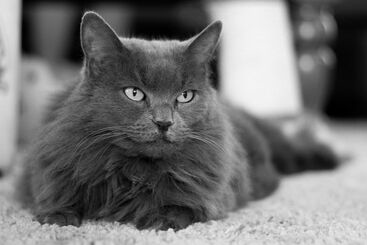
#> input picture DSP/praktikumid/andmed/images/cat.png, 367 x 245 px
$ python p09_create_goal_images.py
#> lines starting #> are read from the running program, lines starting #| are printed output that depends on the picture; after the words box and inside, x2 and y2 are one past the last pixel; in counts of white or black regions, pixels touching at a corner belong together
#!/usr/bin/env python3
# -*- coding: utf-8 -*-

import os
import numpy as np
import cv2
import sys


def custom_str_to_nr_func(string):
    # Funktsioon teksti konverteerimiseks unikaalseks 32-bitiseks täisarvuks.
    # Väärtus on kindlalt unikaalne vaid lühemate tekstide puhul
#> called with string = 'DSP'
    prime_numbers = np.array(
        [2, 3, 5, 7, 11, 13, 17, 19, 23, 29, 31, 37, 41, 43, 47, 53, 59, 61, 67, 71, 73, 79, 83, 89, 97, 101, 103, 107,
         109, 113, 127, 131, 137, 139, 149, 151, 157, 163, 167, 173, 179, 181, 191, 193, 197, 199, 211, 223, 227, 229,
         233, 239, 241, 251, 257, 263, 269, 271, 277, 281, 283, 293, 307, 311, 313, 317, 331, 337, 347, 349, 353, 359,
         367, 373, 379, 383, 389, 397, 401, 409, 419, 421, 431, 433, 439, 443, 449, 457, 461, 463, 467, 479, 487, 491,
         499, 503, 509, 521, 523, 541, 547, 557, 563, 569, 571, 577, 587, 593, 599, 601, 607, 613, 617, 619, 631, 641,
         643, 647, 653, 659, 661, 673, 677, 683, 691, 701, 709, 719, 727, 733, 739, 743, 751, 757, 761, 769, 773, 787,
         797, 809, 811, 821, 823, 827, 829, 839, 853, 857, 859, 863, 877, 881, 883, 887, 907, 911, 919, 929, 937, 941,
         947, 953, 967, 971, 977, 983, 991, 997, 1009, 1013, 1019, 1021, 1031, 1033, 1039, 1049, 1051, 1061, 1063, 1069,
         1087, 1091, 1093, 1097, 1103, 1109, 1117, 1123, 1129, 1151, 1153, 1163, 1171, 1181, 1187, 1193, 1201, 1213,
         1217, 1223, 1229, 1231, 1237, 1249, 1259, 1277, 1279, 1283, 1289, 1291, 1297, 1301, 1303, 1307, 1319, 1321])
    result_int = 0
    for letter_index, letter in enumerate(string):
        result_int += ord(letter) * prime_numbers[letter_index % prime_numbers.shape[0]]

    return result_int % (2**32)


def create_angled_component(shape, freq, angle):
    # Matemaatilis-geomeetriline maagia:
    def value_calculator(row_index, col_index):
        elem_dist = col_index * np.sin(np.deg2rad(angle)) +\
                    row_index * np.cos(np.deg2rad(angle))
        value = ((np.cos(elem_dist * 2 * np.pi / freq) + 1) / 2) * 255
        return value.astype(np.uint8)
    return np.fromfunction(value_calculator, shape, dtype=np.int16)


def create_square_component(shape, freq):
    def value_calculator(row_index, _):
        return np.where(row_index % freq < freq / 2, 255, 0).astype(np.uint8)
    return np.fromfunction(value_calculator, shape, dtype=np.int16)


def main():
    # Annab repositooriumi kaustanime, seda sõltumata sellest, kas koodi jooksutatakse juurkausta või
    #   praktikumikausta suhtes.
    # Tingimus on, et koodifail peab asuma õigel tasemel repositooriumi kaustas.
    # Windowsi operatsioonisüsteemis võib esineda probleeme, kui kaustanimes esinevad täpitähed
    abi_dir_path = os.path.dirname(__file__)  # xxx\repo_nimi\praktikumid\abi
    labs_dir_path = os.path.split(abi_dir_path)[0]  # xxx\repo_nimi\praktikumid
    repo_dir_path = os.path.split(labs_dir_path)[0]  # xxx\repo_nimi
    repo_dir_name = os.path.split(repo_dir_path)[1]  # repo_nimi
    image_dir_path = os.path.join(abi_dir_path, "../andmed/images") # xxx\repo_nimi\praktikumid\andmed\images

    # Algväärtustame numpy juhuslike numbrite generaatori nii,
    #   et samas kaustas tuleksid alati samasugused juhuslikud arvud
    np.random.seed(custom_str_to_nr_func(repo_dir_name))

    print("Alustan failide genereerimist...")

    # Kõigi loodavate piltide ühine suurus
    picture_size = (500, 500)

    # Loome mustvalge pildi, mis sisaldab ühte sageduskomponenti.
    comp_freq = np.random.randint(30, 200)
    comp_direction = np.random.randint(0, 2)
    comp1D = (np.cos(np.arange(picture_size[0]) * 2 * np.pi / comp_freq) + 1) / 2
    comp1D = (comp1D * 255).astype(np.uint8)
    bw_90deg = np.tile(comp1D, (picture_size[1], 1))
    if comp_direction:
        bw_90deg = np.transpose(bw_90deg)


    # Loome värvilise pildi, millel on üks komponent suvalisel kanalil ja suvalise 90-kordse faasinihkega.
    comp_freq = np.random.randint(30, 200)
    comp_direction = not comp_direction
    freq_shift = np.random.randint(1, 4) * np.pi / 2  # 90, 180 või 270 kraadi
    comp1D = (np.cos(np.arange(picture_size[0]) * 2 * np.pi / comp_freq + freq_shift) + 1) / 2
    comp1D = (comp1D * 255).astype(np.uint8)
    ch_90deg = np.tile(comp1D, (picture_size[1], 1))
    if comp_direction:
        ch_90deg = np.transpose(ch_90deg)
    channel = np.random.randint(0, 3)
    if channel == 0:
        color_90deg = np.dstack((ch_90deg, np.zeros(picture_size, dtype=np.uint8), np.zeros(picture_size, dtype=np.uint8)))
    elif channel == 1:
        color_90deg = np.dstack((np.zeros(picture_size, dtype=np.uint8), ch_90deg, np.zeros(picture_size, dtype=np.uint8)))
    else:
        color_90deg = np.dstack((np.zeros(picture_size, dtype=np.uint8), np.zeros(picture_size, dtype=np.uint8), ch_90deg))

    # Loome värvilise pildi, kus igal kanalil on midagi ja erinevate nurkade all.
    comp_freq1 = np.random.randint(30, 200)
    comp_freq2 = np.random.randint(30, 200)
    comp_freq3 = np.random.randint(30, 200)
    comp3_angle = np.random.randint(3, 16) * 5  # Juhuslik nurk vahemikust 15 kuni 75 kraadi, mis on 5 kordne
    comp1D1 = (np.cos(np.arange(picture_size[0]) * 2 * np.pi / comp_freq1) + 1) / 2
    comp1D1 = (comp1D1 * 255).astype(np.uint8)
    comp1 = np.tile(comp1D1, (picture_size[1], 1))
    comp1D2 = (np.cos(np.arange(picture_size[0]) * 2 * np.pi / comp_freq2 + freq_shift) + 1) / 2
    comp1D2 = (comp1D2 * 255).astype(np.uint8)
    comp2 = np.tile(comp1D2, (picture_size[1], 1))
    comp2 = np.transpose(comp2)
    comp3 = create_angled_component(picture_size, comp_freq3, comp3_angle)
    color_order = np.arange(0, 3)
    np.random.shuffle(color_order)
    color_array = np.array((comp1, comp2, comp3))
    color_3comps = np.dstack((color_array[color_order[0]], color_array[color_order[1]], color_array[color_order[2]]))

    # Ruutsignaali pildi loomine
    square_freq = np.random.randint(30, 200)
    bw_90deg_sq = create_square_component(picture_size, square_freq)
    comp_direction = np.random.randint(0, 2)
    if comp_direction:
        bw_90deg_sq = np.transpose(bw_90deg_sq)

    # Teine osa, müraste kassipiltide loomine.

    # Mustvalge kassipilt selle koodiga samast kaustast
    if not os.path.isfile(os.path.join(image_dir_path, "cat.png")):
        print("Piltide kaustas ei ole vajalikku faili kassipildiga. Pilte ei genereeritud")
        sys.exit()

    # Salvestame kõik loodud pildid failidesse.
    cv2.imwrite(os.path.join(image_dir_path, "p09_yl_1_goal.png"), bw_90deg)
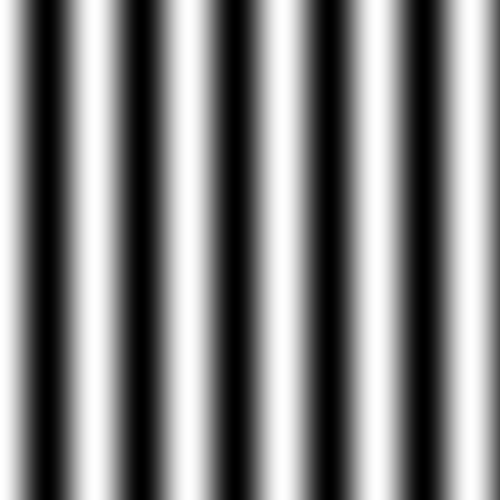
#> saved as p09_yl_1_goal.png: shape (500, 500); min 0, max 255, mean 130.7
    cv2.imwrite(os.path.join(image_dir_path, "p09_yl_2.1_goal.png"), color_90deg)
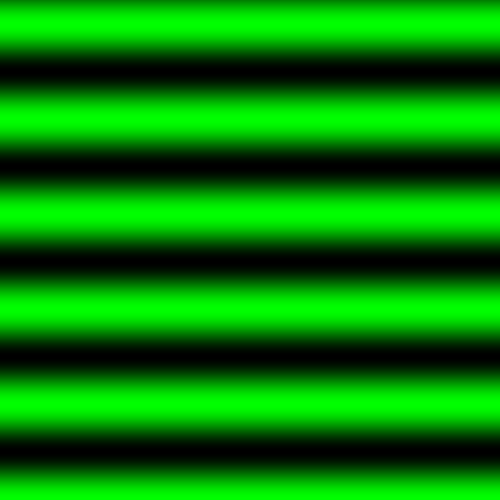
#> saved as p09_yl_2.1_goal.png: shape (500, 500, 3); mean B, G, R 0, 131, 0
    cv2.imwrite(os.path.join(image_dir_path, "p09_yl_2.2_goal.png"), color_3comps)
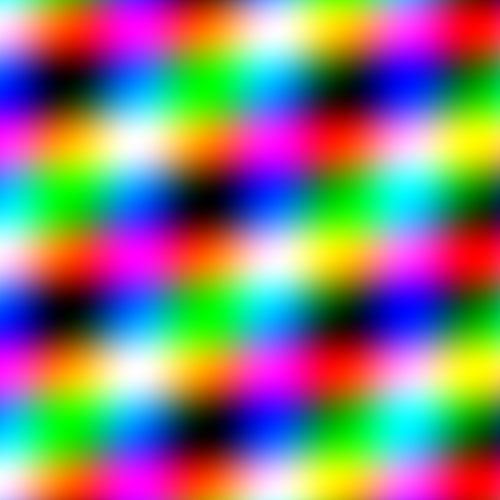
#> saved as p09_yl_2.2_goal.png: shape (500, 500, 3); mean B, G, R 122.3, 126.3, 135
    cv2.imwrite(os.path.join(image_dir_path, "p09_yl_2.3_goal.png"), bw_90deg_sq)
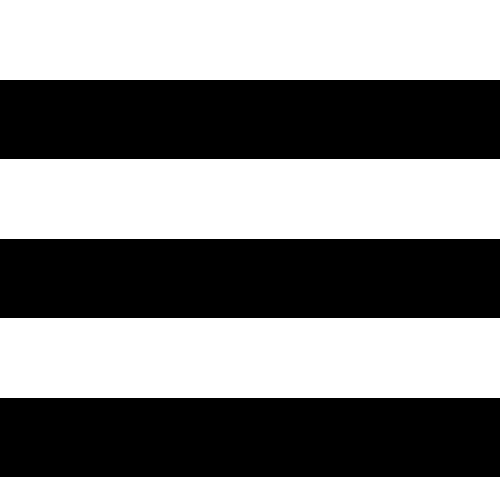
#> saved as p09_yl_2.3_goal.png: shape (500, 500); 52.6% white; 3 black regions, box (x1, y1, x2, y2) and area: (0, 80, 500, 159) 39500, (0, 239, 500, 318) 39500, (0, 398, 500, 477) 39500

    cat_img = cv2.imdecode(np.fromfile(os.path.join(image_dir_path, "cat.png"), dtype=np.uint8), cv2.IMREAD_GRAYSCALE)
#> cat_img is the input picture: shape (245, 367); min 0, max 245, mean 114.7
    # Fourier' pööre
    cat_img_freq = np.fft.fft2(cat_img)
    # magnituudi leidmine
    cat_img_freq_mag = np.abs(cat_img_freq)
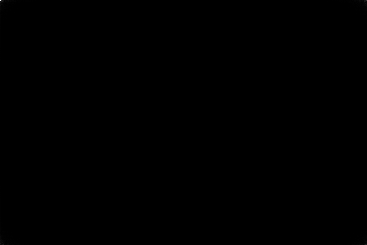
#> cat_img_freq_mag: shape (245, 367) float64; min 7.87, max 10309251, mean 3464.2; drawn with min black and max white
    # Juhuslik sageduskomponent
    x_bin = np.random.randint(10, 45)
    y_bin = np.random.randint(10, 45)
    y_sign = np.random.randint(0, 2)
    if y_sign:
        y_bin = -y_bin
    # ühe sageduskomponendi lisamine
    cat_img_freq[y_bin, x_bin] = np.max(cat_img_freq_mag)

    # Tagasi ruumi.
    cat_img_back = np.fft.ifft2(cat_img_freq).real
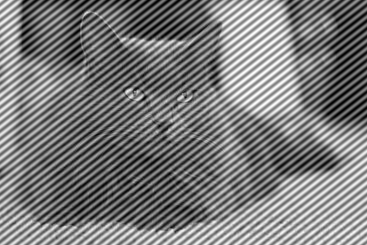
#> cat_img_back: shape (245, 367) float64; min -114.7, max 359.4, mean 114.7; drawn with min black and max white
    cat_img_back = ((cat_img_back - np.min(cat_img_back)) /
                    (np.max(cat_img_back) - np.min(cat_img_back)) * 255).astype(np.uint8)

    # Tulemus faili
    cv2.imwrite(os.path.join(image_dir_path, "p09_yl_4_noisy_cat.png"), cat_img_back)

    # Juhuslikud sageduskomponendid
    nr_of_components = 15
    x_bins = np.random.choice(np.arange(10, 45), nr_of_components)
    y_bins = np.random.choice(np.arange(10, 45), nr_of_components)
    y_signs = np.random.randint(0, 2, nr_of_components)
    cat_img_freq[y_bins, x_bins] = np.max(cat_img_freq_mag)*0.2

    cat_img_back = np.fft.ifft2(cat_img_freq).real
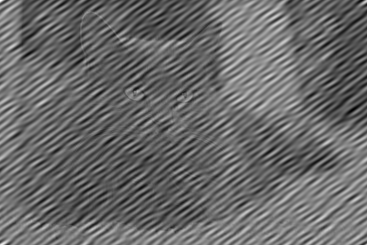
#> cat_img_back: shape (245, 367) float64; min -290.7, max 682, mean 114.7; drawn with min black and max white
    cat_img_back = ((cat_img_back - np.min(cat_img_back)) /
                    (np.max(cat_img_back) - np.min(cat_img_back)) * 255).astype(np.uint8)

    cv2.imwrite(os.path.join(image_dir_path, "p09_yl_5_very_noisy_cat.png"), cat_img_back)

    print("Failid genereeritud!")

if __name__ == "__main__":
    main()

$ run again, with DSP/praktikumid/andmed/images/p09_yl_6_noisy_plant.jpg saved as DSP/praktikumid/andmed/images/cat.png
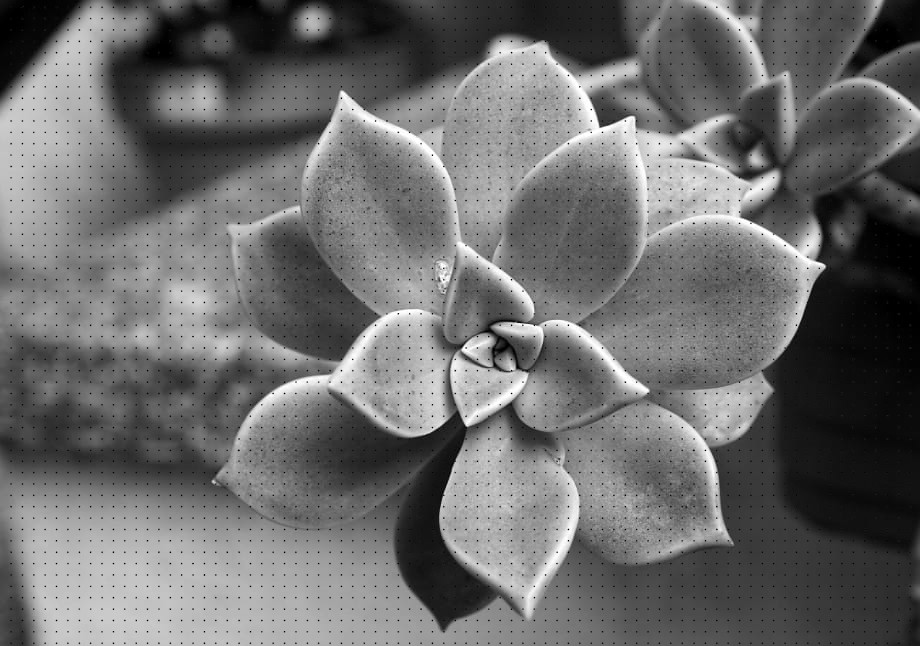
#> input picture DSP/praktikumid/andmed/images/p09_yl_6_noisy_plant.jpg, 920 x 646 px
#> in main, cat_img is the input picture: shape (646, 920); min 0, max 255, mean 108.6
#> in main, `cat_img_back = np.fft.ifft2(cat_img_freq).real`:
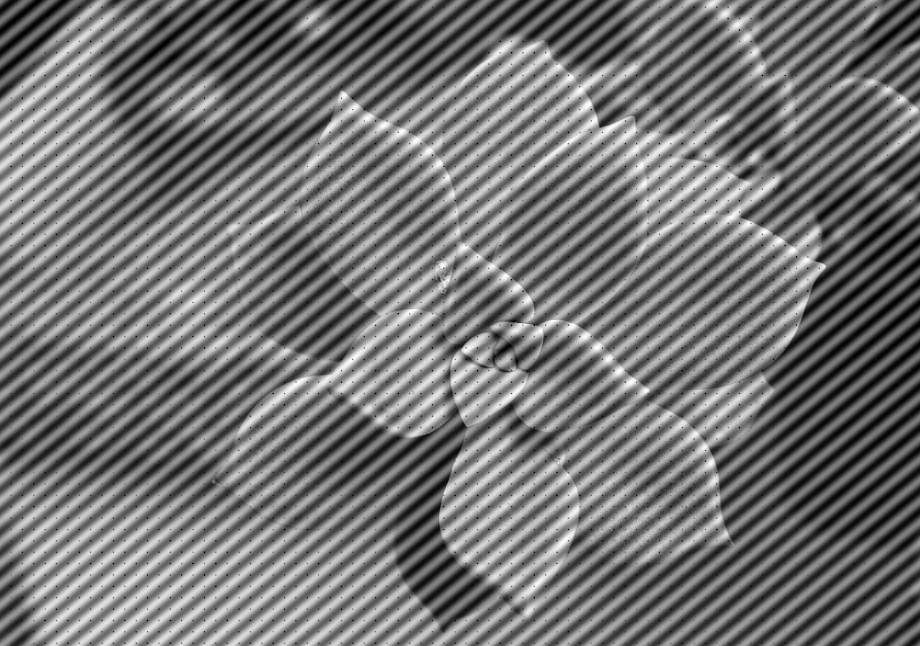
#> cat_img_back: shape (646, 920) float64; min -108.6, max 363.6, mean 108.6; drawn with min black and max white
#> in main, `cat_img_back = np.fft.ifft2(cat_img_freq).real`:
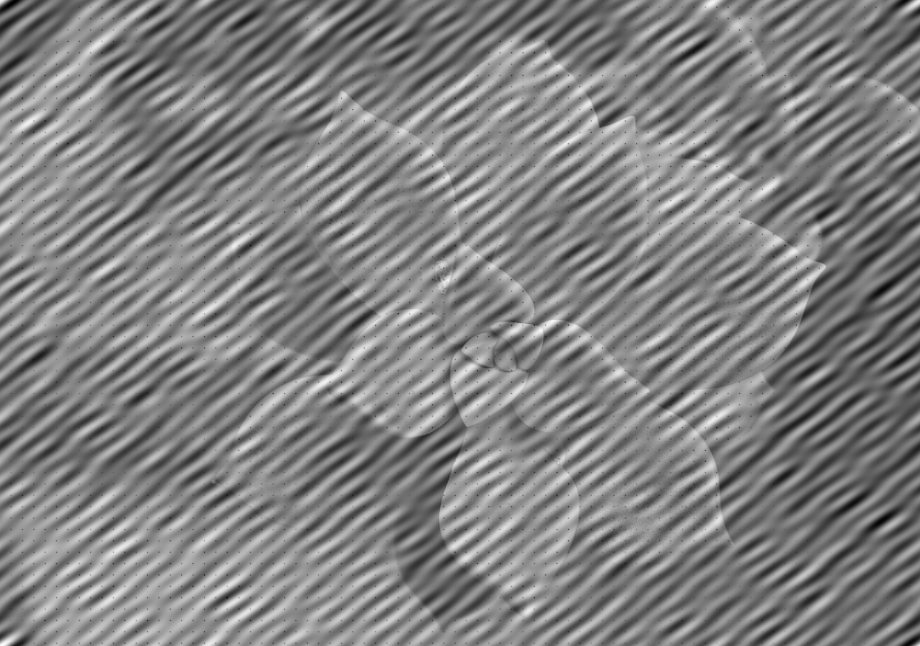
#> cat_img_back: shape (646, 920) float64; min -301.1, max 504.1, mean 108.6; drawn with min black and max white

$ run again, with DSP/praktikumid/andmed/images/test123.jpg saved as DSP/praktikumid/andmed/images/cat.png
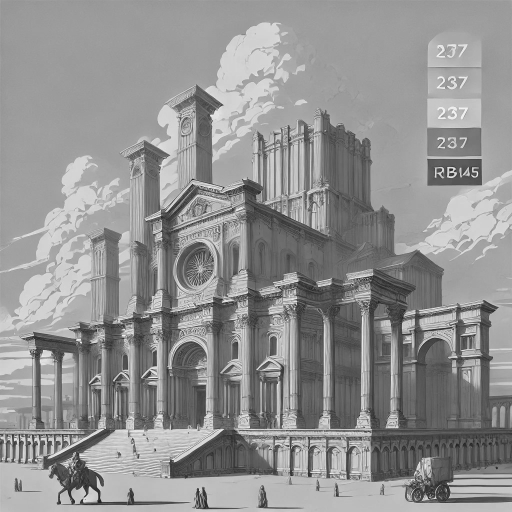
#> input picture DSP/praktikumid/andmed/images/test123.jpg, 1024 x 1024 px (shown at 1/2 size)
#> in main, cat_img is the input picture: shape (1024, 1024); min 10, max 251, mean 145.7
#> in main, `cat_img_back = np.fft.ifft2(cat_img_freq).real`:
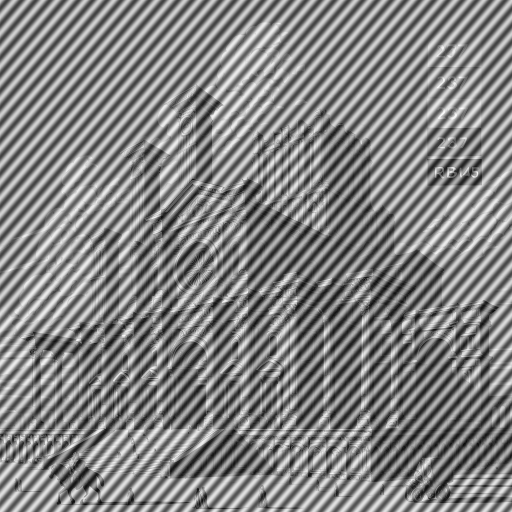
#> cat_img_back: shape (1024, 1024) float64 (shown at 1/2 size); min -126.9, max 395.4, mean 145.7; drawn with min black and max white
#> in main, `cat_img_back = np.fft.ifft2(cat_img_freq).real`:
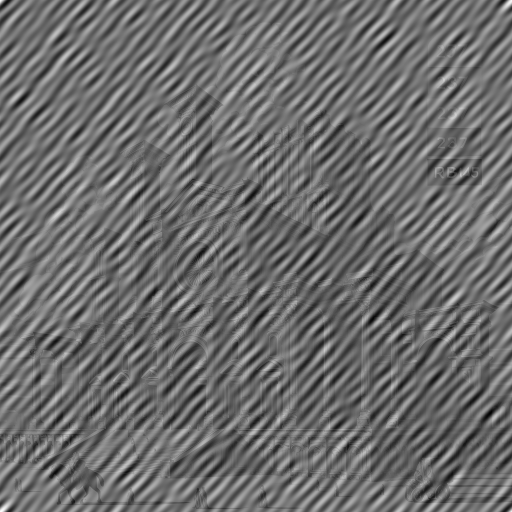
#> cat_img_back: shape (1024, 1024) float64 (shown at 1/2 size); min -328, max 774.1, mean 145.7; drawn with min black and max white
